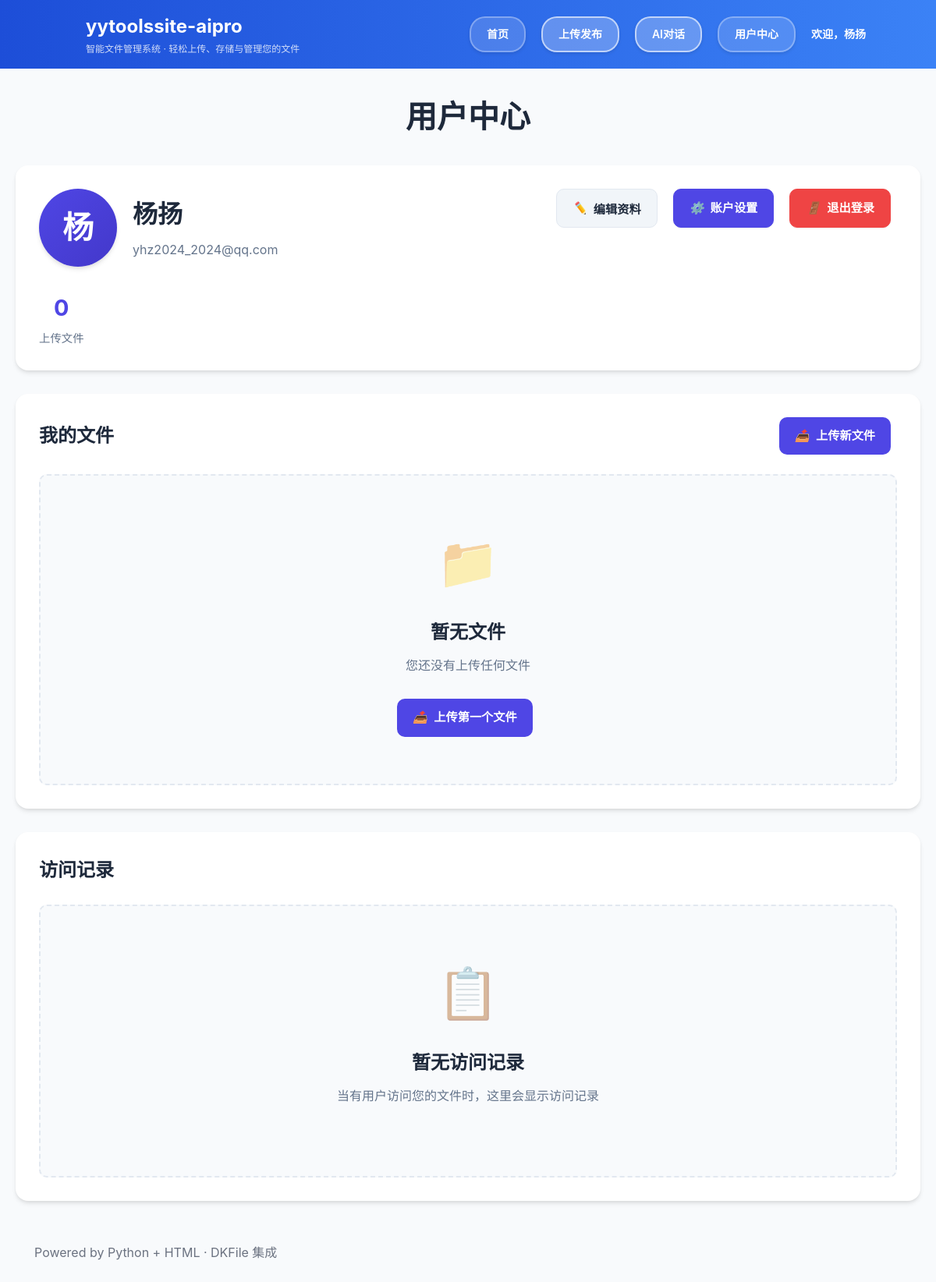
The app's page /user-center (signed in), older data.
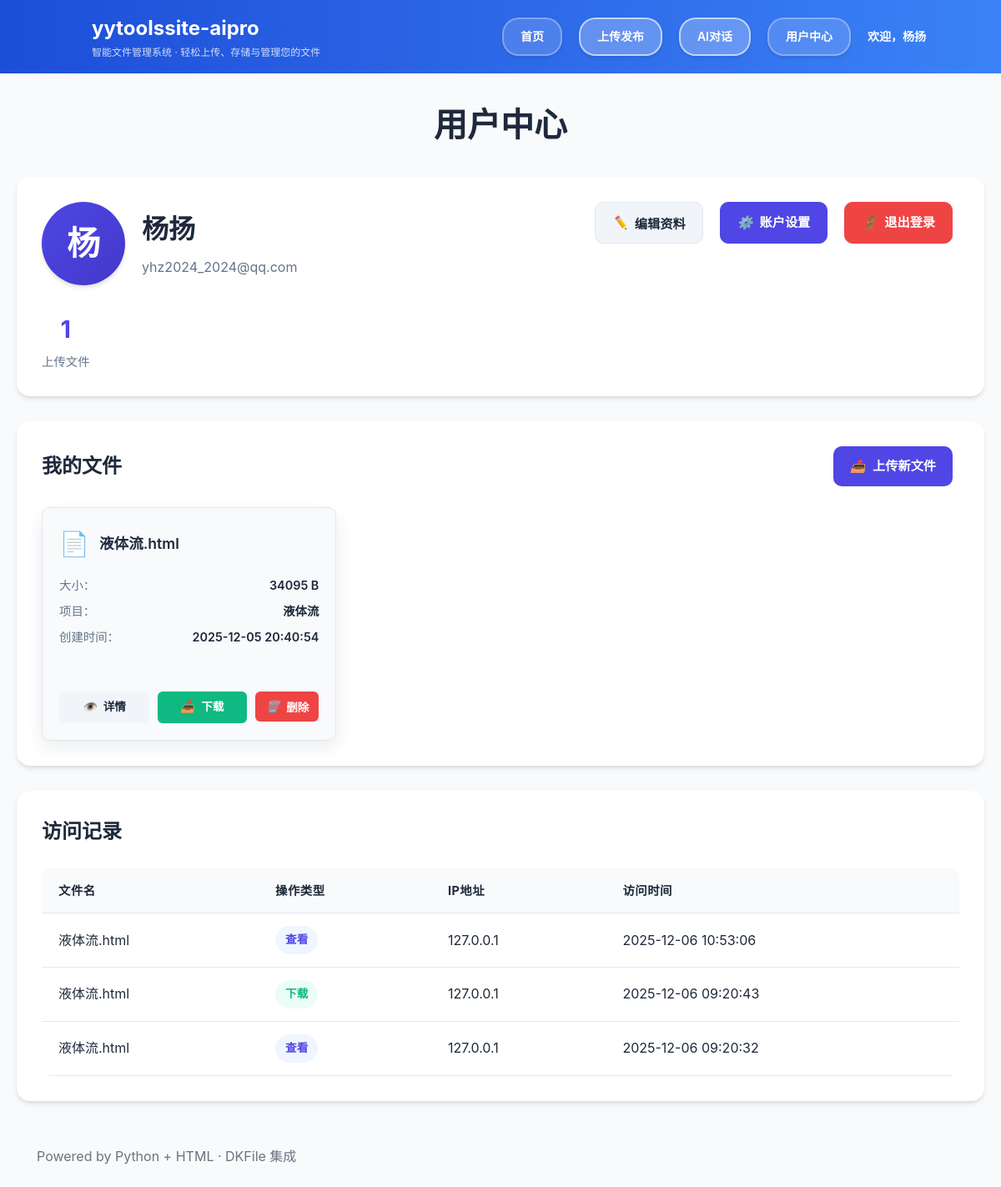
The same page, newer data.
### tables this page shows
CREATE TABLE users (
                        id TEXT PRIMARY KEY,
                        email TEXT NOT NULL UNIQUE,
                        username TEXT NOT NULL,
                        created_at TIMESTAMP DEFAULT CURRENT_TIMESTAMP
                    , avatar TEXT, password TEXT NOT NULL DEFAULT "");

CREATE TABLE files (
                        id TEXT PRIMARY KEY,
                        filename TEXT NOT NULL,
                        stored_name TEXT NOT NULL,
                        path TEXT NOT NULL,
                        size INTEGER NOT NULL,
                        dkfile TEXT,
                        project_name TEXT,
                        project_desc TEXT
                    , user_id TEXT DEFAULT "default_user");

CREATE TABLE access_logs (
                        id INTEGER PRIMARY KEY AUTOINCREMENT,
                        file_id TEXT NOT NULL,
                        user_id TEXT,
                        action TEXT NOT NULL,
                        ip_address TEXT,
                        user_agent TEXT,
                        access_time TIMESTAMP DEFAULT CURRENT_TIMESTAMP,
                        FOREIGN KEY (file_id) REFERENCES files (id),
                        FOREIGN KEY (user_id) REFERENCES users (id)
                    );

### app.py (the view)
@app.route('/user-center')
def user_center():
    init_db()
    if 'user_id' in session:
        files = get_all_files(session['user_id'])
        access_logs = get_access_logs(session['user_id'])
        conn = get_db()
        try:
            row = conn.execute('SELECT * FROM users WHERE id = ?', (session['user_id'],)).fetchone()
            if row:
                user = {
                    'id': row['id'],
                    'email': row['email'],
                    'username': row['username'],
                    'avatar': row['avatar'] if 'avatar' in row else None
                }
            else:
                user = {
                    'email': session.get('email'),
                    'username': session.get('username')
                }
        finally:
            conn.close()
    else:
        files = []
        access_logs = []
        user = None
    return render_template('user_center.html', user=user, files=files, access_logs=access_logs)

### templates/user_center.html (shortened to what this page needs)
{% extends 'base.html' %}
{% block content %}
<div class="user-center-container">
    <div class="container">
        <div class="page-header">
            <h1 class="page-title">用户中心</h1>
        </div>
        {% if user %}
            <div class="user-profile-card">
                <div class="profile-header">
                    <div class="profile-info">
                        <div class="avatar-section">
                            <div class="user-avatar">
                                {% if user.avatar %}
                                    <img src="{{ url_for('static', filename='avatars/' + user.avatar) }}" alt="用户头像" class="avatar-image">
                                {% else %}
                                    <div class="avatar-icon">{{ user.username[0] | upper }}</div>
                                {% endif %}
                            </div>
                            <div class="profile-details">
                                <h2 class="user-name">{{ user.username }}</h2>
                                <p class="user-email">{{ user.email }}</p>
                            </div>
                        </div>
                        <div class="profile-stats">
                            <div class="stat-item">
                                <span class="stat-number">{{ files | length }}</span>
                                <span class="stat-label">上传文件</span>
                            </div>
                        </div>
                    </div>
                    <div class="profile-actions">
                        <button class="btn btn-edit" onclick="toggleEditModal()">
                            <i class="icon-edit">✏️</i> 编辑资料
                        </button>
                        <a href="{{ url_for('account_settings') }}" class="btn btn-account">
                            <i class="icon-account">⚙️</i> 账户设置
                        </a>
                        <a href="{{ url_for('logout') }}" class="btn btn-logout">
                            <i class="icon-logout">🚪</i> 退出登录
                        </a>
                    </div>
                </div>
            </div>
            <div class="content-wrapper">
                <section class="content-section">
                    <div class="section-header">
                        <h2 class="section-title">我的文件</h2>
                        <a href="{{ url_for('upload_page') }}" class="btn btn-primary">
                            <i class="icon-upload">📤</i> 上传新文件
                        </a>
                    </div>
                    {% if files %}
                        <div class="file-grid">
                            {% for f in files %}
                            {% set d = (f.dkfile or {}).get('data') %}
                            <div class="file-card">
                                <div class="file-header">
                                    <div class="file-icon">📄</div>
                                    <h3 class="file-name">{{ f.filename }}</h3>
                                </div>
                                <div class="file-info">
                                    <div class="info-item">
                                        <span class="info-label">大小：</span>
                                        <span class="info-value">{{ (f.size or 0) | int }} B</span>
                                    </div>
                                    <div class="info-item">
                                        <span class="info-label">项目：</span>
                                        <span class="info-value">{{ f.project_name or '-' }}</span>
                                    </div>
                                    <div class="info-item">
                                        <span class="info-label">创建时间：</span>
                                        <span class="info-value">{{ d and d.created_at or '-' }}</span>
                                    </div>
                                </div>
                                <div class="file-actions">
                                    <a class="btn-action btn-detail" href="{{ url_for('file_detail', file_id=f.id) }}">
                                        <i>👁️</i> 详情
                                    </a>
                                    <a class="btn-action btn-download" href="{{ url_for('download_local', stored_name=f.stored_name) }}">
                                        <i>📥</i> 下载
                                    </a>
                                    <form class="inline" action="{{ url_for('file_delete', file_id=f.id) }}" method="post">
                                        <button class="btn-action btn-delete" type="submit">
                                            <i>🗑️</i> 删除
                                        </button>
                                    </form>
                                </div>
                            </div>
                            {% endfor %}
                        </div>
                    {% else %}
                        <div class="empty-state">
                            <div class="empty-icon">📁</div>
                            <h3 class="empty-title">暂无文件</h3>
                            <p class="empty-desc">您还没有上传任何文件</p>
                            <a href="{{ url_for('upload_page') }}" class="btn btn-primary">
                                <i class="icon-upload">📤</i> 上传第一个文件
                            </a>
                        </div>
                    {% endif %}
                </section>
                <section class="content-section">
                    <div class="section-header">
                        <h2 class="section-title">访问记录</h2>
                    </div>
                    {% if access_logs %}
                        <div class="logs-container">
                            <table class="logs-table">
                                <thead>
                                    <tr>
                                        <th>文件名</th>
                                        <th>操作类型</th>
                                        <th>IP地址</th>
                                        <th>访问时间</th>
                                    </tr>
                                </thead>
                                <tbody>
                                    {% for log in access_logs %}
                                    <tr class="log-row">
                                        <td>{{ log.filename }}</td>
                                        <td>
                                            {% if log.action == 'view' %}
                                                <span class="action-tag action-view">查看</span>
                                            {% elif log.action == 'download' %}
                                                <span class="action-tag action-download">下载</span>
                                            {% else %}
                                                <span class="action-tag action-other">{{ log.action }}</span>
                                            {% endif %}
                                        </td>
                                        <td>{{ log.ip_address }}</td>
                                        <td>{{ log.access_time }}</td>
                                    </tr>
                                    {% endfor %}
                                </tbody>
                            </table>
                        </div>
                    {% else %}
                        <div class="empty-state">
                            <div class="empty-icon">📋</div>
                            <h3 class="empty-title">暂无访问记录</h3>
                            <p class="empty-desc">当有用户访问您的文件时，这里会显示访问记录</p>
                        </div>
                    {% endif %}
                </section>
            </div>
        {% endif %}
    </div>
</div>
{% endblock %}

### templates/base.html (shortened to what this page needs)
<!doctype html>
<html lang="zh-CN">
<head>
  <link rel="stylesheet" href="{{ url_for('static', filename='style.css') }}">
</head>
<body>
  <nav id="main-nav">
    <div class="nav-container">
      <div class="nav-logo">
        <div class="nav-title">yytoolssite-aipro</div>
        <div class="nav-subtitle">智能文件管理系统 · 轻松上传、存储与管理您的文件</div>
      </div>
      <div class="nav-buttons">
        <a href="{{ url_for('index') }}" class="nav-btn nav-btn-light">首页</a>
        <a href="{{ url_for('upload_page') }}" class="nav-btn nav-btn-primary">上传发布</a>
        <a href="{{ url_for('ai_page') }}" class="nav-btn nav-btn-primary">AI对话</a>
        <a href="{{ url_for('user_center') }}" class="nav-btn nav-btn-light">用户中心</a>
        {% if session.user_id %}
          <div class="nav-user-menu">
            <span class="nav-username">欢迎，{{ session.username }}</span>
          </div>
        {% else %}
          <a href="{{ url_for('login') }}" class="nav-btn nav-btn-light">登录</a>
          <a href="{{ url_for('register') }}" class="nav-btn nav-btn-primary">注册</a>
        {% endif %}
      </div>
    </div>
  </nav>
  <main>
    {% block content %}{% endblock %}
  </main>
  <footer class="site-footer">
    <div class="container">Powered by Python + HTML · DKFile 集成</div>
  </footer>
</body>
</html>

Row changes from the older to the newer data that the page shows:
added files: filename "液体流.html", size "34095", project_name "液体流", created_at "2025-12-05 20:40:54"
added access_logs: filename "液体流.html", action "查看", ip_address "127.0.0.1", access_time "2025-12-06 10:53:06"
added access_logs: filename "液体流.html", action "下载", ip_address "127.0.0.1", access_time "2025-12-06 09:20:43"
added access_logs: filename "液体流.html", action "查看", ip_address "127.0.0.1", access_time "2025-12-06 09:20:32"
Text that changed along with them:
{{ files | length }}: "0" → "1"
text no longer shown: "📁 暂无文件 您还没有上传任何文件 📤 上传第一个文件 📋 暂无访问记录 当有用户访问您的文件时，这里会显示访问记录"
text now shown: "文件名 操作类型 IP地址 访问时间"
